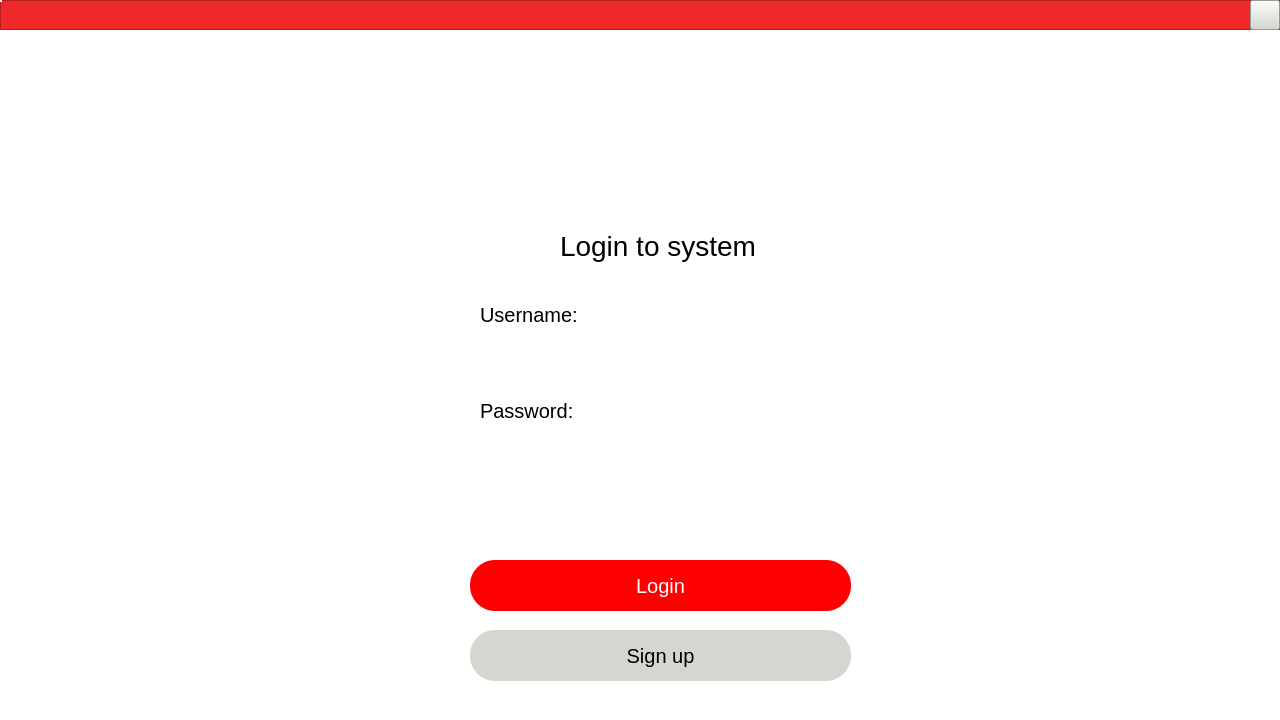
<?xml version="1.0" encoding="UTF-8"?>
<ui version="4.0">
 <class>LoginWidget</class>
 <widget class="QWidget" name="LoginWidget">
  <property name="enabled">
   <bool>true</bool>
  </property>
  <property name="geometry">
   <rect>
    <x>0</x>
    <y>0</y>
    <width>1280</width>
    <height>720</height>
   </rect>
  </property>
  <property name="windowTitle">
   <string>login interface</string>
  </property>
  <property name="windowIcon">
   <iconset>
    <normaloff>:/resource/ico/QQ.png</normaloff>:/resource/ico/QQ.png</iconset>
  </property>
  <property name="styleSheet">
   <string notr="true">background-color:rgb(255, 255, 255);
padding:0;
</string>
  </property>
  <widget class="QStackedWidget" name="stackedWidget">
   <property name="geometry">
    <rect>
     <x>0</x>
     <y>0</y>
     <width>1280</width>
     <height>720</height>
    </rect>
   </property>
   <property name="currentIndex">
    <number>1</number>
   </property>
   <widget class="QWidget" name="robotConnect">
    <layout class="QVBoxLayout" name="verticalLayout_2">
     <property name="spacing">
      <number>0</number>
     </property>
     <property name="leftMargin">
      <number>0</number>
     </property>
     <property name="topMargin">
      <number>0</number>
     </property>
     <property name="rightMargin">
      <number>0</number>
     </property>
     <property name="bottomMargin">
      <number>0</number>
     </property>
     <item>
      <widget class="QWidget" name="widgetBody" native="true">
       <property name="minimumSize">
        <size>
         <width>600</width>
         <height>300</height>
        </size>
       </property>
       <property name="maximumSize">
        <size>
         <width>99999</width>
         <height>99999</height>
        </size>
       </property>
       <widget class="QLabel" name="label">
        <property name="geometry">
         <rect>
          <x>0</x>
          <y>30</y>
          <width>1280</width>
          <height>690</height>
         </rect>
        </property>
        <property name="styleSheet">
         <string notr="true">border-image: url(:/background/data/background/aet_backgound.jpeg);</string>
        </property>
        <property name="text">
         <string/>
        </property>
       </widget>
       <widget class="QFrame" name="frame">
        <property name="geometry">
         <rect>
          <x>0</x>
          <y>0</y>
          <width>1280</width>
          <height>30</height>
         </rect>
        </property>
        <property name="styleSheet">
         <string notr="true">background-color: rgb(239, 41, 41);</string>
        </property>
        <property name="frameShape">
         <enum>QFrame::StyledPanel</enum>
        </property>
        <property name="frameShadow">
         <enum>QFrame::Raised</enum>
        </property>
        <widget class="QPushButton" name="btnWinClose_3">
         <property name="geometry">
          <rect>
           <x>1250</x>
           <y>0</y>
           <width>31</width>
           <height>31</height>
          </rect>
         </property>
         <property name="styleSheet">
          <string notr="true">background-color: rgb(211, 215, 207);</string>
         </property>
         <property name="text">
          <string/>
         </property>
        </widget>
       </widget>
       <widget class="QFrame" name="frame_2">
        <property name="geometry">
         <rect>
          <x>430</x>
          <y>190</y>
          <width>431</width>
          <height>431</height>
         </rect>
        </property>
        <property name="styleSheet">
         <string notr="true">border-radius: 15px;</string>
        </property>
        <property name="frameShape">
         <enum>QFrame::StyledPanel</enum>
        </property>
        <property name="frameShadow">
         <enum>QFrame::Raised</enum>
        </property>
        <widget class="QLabel" name="label_6">
         <property name="geometry">
          <rect>
           <x>50</x>
           <y>30</y>
           <width>131</width>
           <height>41</height>
          </rect>
         </property>
         <property name="font">
          <font>
           <pointsize>15</pointsize>
          </font>
         </property>
         <property name="styleSheet">
          <string notr="true"/>
         </property>
         <property name="text">
          <string>Master node:</string>
         </property>
        </widget>
        <widget class="QLineEdit" name="lineEditMasterIp">
         <property name="geometry">
          <rect>
           <x>50</x>
           <y>70</y>
           <width>331</width>
           <height>50</height>
          </rect>
         </property>
         <property name="minimumSize">
          <size>
           <width>0</width>
           <height>41</height>
          </size>
         </property>
         <property name="maximumSize">
          <size>
           <width>16777215</width>
           <height>50</height>
          </size>
         </property>
         <property name="font">
          <font>
           <pointsize>15</pointsize>
          </font>
         </property>
         <property name="focusPolicy">
          <enum>Qt::StrongFocus</enum>
         </property>
         <property name="styleSheet">
          <string notr="true">background-color: rgb(176, 249, 244);
border-bottom: 3px solid rgb(103, 229, 161);
border-radius: 0px;
padding-left: 12px;</string>
         </property>
         <property name="text">
          <string>http://127.0.0.1:11311</string>
         </property>
         <property name="placeholderText">
          <string>master node address</string>
         </property>
        </widget>
        <widget class="QLabel" name="label_7">
         <property name="geometry">
          <rect>
           <x>50</x>
           <y>120</y>
           <width>91</width>
           <height>41</height>
          </rect>
         </property>
         <property name="font">
          <font>
           <pointsize>15</pointsize>
          </font>
         </property>
         <property name="styleSheet">
          <string notr="true"/>
         </property>
         <property name="text">
          <string>Local IP:</string>
         </property>
        </widget>
        <widget class="QLineEdit" name="lineEditRosIp">
         <property name="geometry">
          <rect>
           <x>50</x>
           <y>160</y>
           <width>332</width>
           <height>50</height>
          </rect>
         </property>
         <property name="minimumSize">
          <size>
           <width>0</width>
           <height>41</height>
          </size>
         </property>
         <property name="maximumSize">
          <size>
           <width>16777215</width>
           <height>50</height>
          </size>
         </property>
         <property name="font">
          <font>
           <pointsize>15</pointsize>
          </font>
         </property>
         <property name="styleSheet">
          <string notr="true">background-color: rgb(176, 249, 244);
border-bottom: 3px solid rgb(103, 229, 161);
border-radius: 0px;
padding-left: 12px;</string>
         </property>
         <property name="text">
          <string>127.0.0.1</string>
         </property>
         <property name="echoMode">
          <enum>QLineEdit::Normal</enum>
         </property>
         <property name="placeholderText">
          <string>local address</string>
         </property>
        </widget>
        <widget class="QCheckBox" name="checkBoxAutoLogin">
         <property name="geometry">
          <rect>
           <x>50</x>
           <y>230</y>
           <width>161</width>
           <height>31</height>
          </rect>
         </property>
         <property name="font">
          <font>
           <pointsize>15</pointsize>
          </font>
         </property>
         <property name="cursor">
          <cursorShape>PointingHandCursor</cursorShape>
         </property>
         <property name="styleSheet">
          <string notr="true"/>
         </property>
         <property name="text">
          <string>Auto connect</string>
         </property>
         <property name="checked">
          <bool>false</bool>
         </property>
        </widget>
        <widget class="QPushButton" name="pushButton_auto">
         <property name="geometry">
          <rect>
           <x>220</x>
           <y>230</y>
           <width>161</width>
           <height>31</height>
          </rect>
         </property>
         <property name="minimumSize">
          <size>
           <width>0</width>
           <height>0</height>
          </size>
         </property>
         <property name="font">
          <font>
           <pointsize>15</pointsize>
          </font>
         </property>
         <property name="cursor">
          <cursorShape>PointingHandCursor</cursorShape>
         </property>
         <property name="styleSheet">
          <string notr="true">background-color: rgb(186, 189, 182);
border-radius: 15px;</string>
         </property>
         <property name="text">
          <string>Detect IP</string>
         </property>
        </widget>
        <widget class="QPushButton" name="btnLogin">
         <property name="geometry">
          <rect>
           <x>50</x>
           <y>290</y>
           <width>331</width>
           <height>51</height>
          </rect>
         </property>
         <property name="minimumSize">
          <size>
           <width>0</width>
           <height>0</height>
          </size>
         </property>
         <property name="maximumSize">
          <size>
           <width>999999</width>
           <height>999999</height>
          </size>
         </property>
         <property name="font">
          <font>
           <pointsize>15</pointsize>
          </font>
         </property>
         <property name="cursor">
          <cursorShape>PointingHandCursor</cursorShape>
         </property>
         <property name="focusPolicy">
          <enum>Qt::NoFocus</enum>
         </property>
         <property name="toolTip">
          <string>connect</string>
         </property>
         <property name="styleSheet">
          <string notr="true">background-color: qlineargradient(spread:reflect, x1:0, y1:0, x2:1, y2:0, stop:0 rgba(68, 107, 213, 255), stop:1 rgba(62, 255, 124, 255));
color: white;
border-radius: 25px;</string>
         </property>
         <property name="text">
          <string>CONNECT</string>
         </property>
        </widget>
        <widget class="QPushButton" name="btnSignOut">
         <property name="geometry">
          <rect>
           <x>50</x>
           <y>350</y>
           <width>331</width>
           <height>51</height>
          </rect>
         </property>
         <property name="minimumSize">
          <size>
           <width>0</width>
           <height>41</height>
          </size>
         </property>
         <property name="font">
          <font>
           <pointsize>15</pointsize>
          </font>
         </property>
         <property name="styleSheet">
          <string notr="true">background-color: rgb(211, 215, 207);
border-radius: 25px;
</string>
         </property>
         <property name="text">
          <string>Sign out</string>
         </property>
        </widget>
       </widget>
       <widget class="QPushButton" name="createUserAsAdmin_btn">
        <property name="geometry">
         <rect>
          <x>30</x>
          <y>640</y>
          <width>221</width>
          <height>51</height>
         </rect>
        </property>
        <property name="font">
         <font>
          <pointsize>15</pointsize>
         </font>
        </property>
        <property name="styleSheet">
         <string notr="true">background-color: qlineargradient(spread:pad, x1:0, y1:0, x2:1, y2:0.3125, stop:0 rgba(245, 121, 0, 255), stop:1 rgba(252, 233, 79, 255));
border-radius: 25px;</string>
        </property>
        <property name="text">
         <string>Create User as Admin</string>
        </property>
       </widget>
      </widget>
     </item>
    </layout>
   </widget>
   <widget class="QWidget" name="newUnserLogin">
    <widget class="QWidget" name="widget_3" native="true">
     <property name="enabled">
      <bool>true</bool>
     </property>
     <property name="geometry">
      <rect>
       <x>0</x>
       <y>0</y>
       <width>1280</width>
       <height>720</height>
      </rect>
     </property>
     <property name="styleSheet">
      <string notr="true"/>
     </property>
     <widget class="QPushButton" name="loginButton_2">
      <property name="geometry">
       <rect>
        <x>470</x>
        <y>560</y>
        <width>381</width>
        <height>51</height>
       </rect>
      </property>
      <property name="font">
       <font>
        <pointsize>15</pointsize>
       </font>
      </property>
      <property name="styleSheet">
       <string notr="true">background-color: red;
border-radius: 25px;
color: white;
</string>
      </property>
      <property name="text">
       <string>Login</string>
      </property>
     </widget>
     <widget class="QPushButton" name="createButton_3">
      <property name="geometry">
       <rect>
        <x>470</x>
        <y>630</y>
        <width>381</width>
        <height>51</height>
       </rect>
      </property>
      <property name="font">
       <font>
        <pointsize>15</pointsize>
       </font>
      </property>
      <property name="styleSheet">
       <string notr="true">background-color: rgb(211, 215, 207);
border-radius: 25px;
</string>
      </property>
      <property name="text">
       <string>Sign up</string>
      </property>
     </widget>
     <widget class="QLineEdit" name="lineEdit">
      <property name="geometry">
       <rect>
        <x>470</x>
        <y>430</y>
        <width>381</width>
        <height>51</height>
       </rect>
      </property>
      <property name="font">
       <font>
        <pointsize>15</pointsize>
       </font>
      </property>
      <property name="styleSheet">
       <string notr="true">border-radius: 25px;
padding-left: 12px;</string>
      </property>
      <property name="echoMode">
       <enum>QLineEdit::Password</enum>
      </property>
     </widget>
     <widget class="QLineEdit" name="username">
      <property name="geometry">
       <rect>
        <x>470</x>
        <y>330</y>
        <width>381</width>
        <height>51</height>
       </rect>
      </property>
      <property name="font">
       <font>
        <pointsize>15</pointsize>
       </font>
      </property>
      <property name="styleSheet">
       <string notr="true">border-radius: 25px;
padding-left: 12px;</string>
      </property>
      <property name="text">
       <string/>
      </property>
     </widget>
     <widget class="QLabel" name="logo_background_2">
      <property name="geometry">
       <rect>
        <x>0</x>
        <y>0</y>
        <width>1280</width>
        <height>720</height>
       </rect>
      </property>
      <property name="cursor">
       <cursorShape>ArrowCursor</cursorShape>
      </property>
      <property name="styleSheet">
       <string notr="true">border-image: url(:/background/data/background/viettel_background.jpg);
</string>
      </property>
      <property name="text">
       <string/>
      </property>
     </widget>
     <widget class="QFrame" name="frame_7">
      <property name="geometry">
       <rect>
        <x>550</x>
        <y>200</y>
        <width>231</width>
        <height>91</height>
       </rect>
      </property>
      <property name="toolTip">
       <string/>
      </property>
      <property name="styleSheet">
       <string notr="true">background-color: qlineargradient(spread:pad, x1:0, y1:0, x2:1, y2:1, stop:1 rgba(0, 0, 0, 0));</string>
      </property>
      <property name="frameShape">
       <enum>QFrame::NoFrame</enum>
      </property>
      <property name="frameShadow">
       <enum>QFrame::Raised</enum>
      </property>
      <widget class="QLabel" name="label_11">
       <property name="geometry">
        <rect>
         <x>10</x>
         <y>10</y>
         <width>211</width>
         <height>71</height>
        </rect>
       </property>
       <property name="font">
        <font>
         <pointsize>21</pointsize>
         <bold>false</bold>
         <underline>false</underline>
        </font>
       </property>
       <property name="text">
        <string>Login to system</string>
       </property>
      </widget>
     </widget>
     <widget class="QFrame" name="frame_8">
      <property name="geometry">
       <rect>
        <x>510</x>
        <y>50</y>
        <width>311</width>
        <height>131</height>
       </rect>
      </property>
      <property name="styleSheet">
       <string notr="true">background-color: qlineargradient(spread:pad, x1:0, y1:0, x2:1, y2:1, stop:1 rgba(0, 0, 0, 0));</string>
      </property>
      <property name="frameShape">
       <enum>QFrame::NoFrame</enum>
      </property>
      <property name="frameShadow">
       <enum>QFrame::Raised</enum>
      </property>
      <widget class="QLabel" name="label_12">
       <property name="geometry">
        <rect>
         <x>0</x>
         <y>20</y>
         <width>291</width>
         <height>101</height>
        </rect>
       </property>
       <property name="styleSheet">
        <string notr="true">border-image: url(:/image/data/images/aet_backgound.jpeg);</string>
       </property>
       <property name="text">
        <string/>
       </property>
      </widget>
     </widget>
     <widget class="QFrame" name="frame_9">
      <property name="geometry">
       <rect>
        <x>470</x>
        <y>289</y>
        <width>131</width>
        <height>61</height>
       </rect>
      </property>
      <property name="toolTip">
       <string/>
      </property>
      <property name="styleSheet">
       <string notr="true">background-color: qlineargradient(spread:pad, x1:0, y1:0, x2:1, y2:1, stop:1 rgba(0, 0, 0, 0));</string>
      </property>
      <property name="frameShape">
       <enum>QFrame::NoFrame</enum>
      </property>
      <property name="frameShadow">
       <enum>QFrame::Raised</enum>
      </property>
      <widget class="QLabel" name="label_13">
       <property name="geometry">
        <rect>
         <x>10</x>
         <y>0</y>
         <width>101</width>
         <height>51</height>
        </rect>
       </property>
       <property name="font">
        <font>
         <pointsize>15</pointsize>
        </font>
       </property>
       <property name="text">
        <string>Username:</string>
       </property>
      </widget>
     </widget>
     <widget class="QFrame" name="frame_10">
      <property name="geometry">
       <rect>
        <x>470</x>
        <y>380</y>
        <width>111</width>
        <height>61</height>
       </rect>
      </property>
      <property name="toolTip">
       <string/>
      </property>
      <property name="styleSheet">
       <string notr="true">background-color: qlineargradient(spread:pad, x1:0, y1:0, x2:1, y2:1, stop:1 rgba(0, 0, 0, 0));</string>
      </property>
      <property name="frameShape">
       <enum>QFrame::NoFrame</enum>
      </property>
      <property name="frameShadow">
       <enum>QFrame::Raised</enum>
      </property>
      <widget class="QLabel" name="label_14">
       <property name="geometry">
        <rect>
         <x>10</x>
         <y>10</y>
         <width>111</width>
         <height>41</height>
        </rect>
       </property>
       <property name="font">
        <font>
         <pointsize>15</pointsize>
        </font>
       </property>
       <property name="text">
        <string>Password:</string>
       </property>
      </widget>
     </widget>
     <widget class="QFrame" name="frame_11">
      <property name="geometry">
       <rect>
        <x>0</x>
        <y>0</y>
        <width>1280</width>
        <height>30</height>
       </rect>
      </property>
      <property name="styleSheet">
       <string notr="true">background-color: rgb(239, 41, 41);</string>
      </property>
      <property name="frameShape">
       <enum>QFrame::StyledPanel</enum>
      </property>
      <property name="frameShadow">
       <enum>QFrame::Raised</enum>
      </property>
      <widget class="QPushButton" name="btnWinClose_4">
       <property name="geometry">
        <rect>
         <x>1250</x>
         <y>0</y>
         <width>30</width>
         <height>30</height>
        </rect>
       </property>
       <property name="styleSheet">
        <string notr="true">background-color: rgb(211, 215, 207);</string>
       </property>
       <property name="text">
        <string/>
       </property>
      </widget>
     </widget>
     <zorder>logo_background_2</zorder>
     <zorder>loginButton_2</zorder>
     <zorder>createButton_3</zorder>
     <zorder>lineEdit</zorder>
     <zorder>username</zorder>
     <zorder>frame_7</zorder>
     <zorder>frame_8</zorder>
     <zorder>frame_9</zorder>
     <zorder>frame_10</zorder>
     <zorder>frame_11</zorder>
    </widget>
   </widget>
   <widget class="QWidget" name="creatUser_widget">
    <widget class="QWidget" name="widget_2" native="true">
     <property name="geometry">
      <rect>
       <x>0</x>
       <y>0</y>
       <width>1280</width>
       <height>720</height>
      </rect>
     </property>
     <widget class="QPushButton" name="closeButton">
      <property name="geometry">
       <rect>
        <x>470</x>
        <y>630</y>
        <width>381</width>
        <height>51</height>
       </rect>
      </property>
      <property name="font">
       <font>
        <pointsize>15</pointsize>
       </font>
      </property>
      <property name="styleSheet">
       <string notr="true">background-color: rgb(211, 215, 207);
border-radius: 25px;</string>
      </property>
      <property name="text">
       <string>Close</string>
      </property>
     </widget>
     <widget class="QLineEdit" name="nameInput">
      <property name="geometry">
       <rect>
        <x>470</x>
        <y>330</y>
        <width>381</width>
        <height>51</height>
       </rect>
      </property>
      <property name="font">
       <font>
        <pointsize>15</pointsize>
       </font>
      </property>
      <property name="styleSheet">
       <string notr="true">border-radius: 25px;
padding-left: 12px;</string>
      </property>
      <property name="text">
       <string/>
      </property>
     </widget>
     <widget class="QLineEdit" name="passInput">
      <property name="geometry">
       <rect>
        <x>470</x>
        <y>430</y>
        <width>381</width>
        <height>51</height>
       </rect>
      </property>
      <property name="font">
       <font>
        <pointsize>15</pointsize>
       </font>
      </property>
      <property name="styleSheet">
       <string notr="true">border-radius: 25px;
padding-left: 12px;</string>
      </property>
      <property name="inputMethodHints">
       <set>Qt::ImhHiddenText|Qt::ImhNoAutoUppercase|Qt::ImhNoPredictiveText|Qt::ImhSensitiveData</set>
      </property>
      <property name="echoMode">
       <enum>QLineEdit::Password</enum>
      </property>
     </widget>
     <widget class="QLabel" name="createUser_background">
      <property name="geometry">
       <rect>
        <x>0</x>
        <y>0</y>
        <width>1280</width>
        <height>720</height>
       </rect>
      </property>
      <property name="font">
       <font>
        <pointsize>15</pointsize>
       </font>
      </property>
      <property name="styleSheet">
       <string notr="true">border-image: url(:/background/data/background/aet_backgound.jpeg);</string>
      </property>
      <property name="text">
       <string/>
      </property>
     </widget>
     <widget class="QFrame" name="frame_6">
      <property name="geometry">
       <rect>
        <x>0</x>
        <y>0</y>
        <width>1280</width>
        <height>30</height>
       </rect>
      </property>
      <property name="styleSheet">
       <string notr="true">background-color: rgb(239, 41, 41);</string>
      </property>
      <property name="frameShape">
       <enum>QFrame::StyledPanel</enum>
      </property>
      <property name="frameShadow">
       <enum>QFrame::Raised</enum>
      </property>
      <widget class="QPushButton" name="btnWinClose_2">
       <property name="geometry">
        <rect>
         <x>1250</x>
         <y>0</y>
         <width>30</width>
         <height>30</height>
        </rect>
       </property>
       <property name="styleSheet">
        <string notr="true">background-color: rgb(211, 215, 207);</string>
       </property>
       <property name="text">
        <string/>
       </property>
      </widget>
     </widget>
     <widget class="QFrame" name="frame_12">
      <property name="geometry">
       <rect>
        <x>510</x>
        <y>50</y>
        <width>311</width>
        <height>131</height>
       </rect>
      </property>
      <property name="styleSheet">
       <string notr="true">background-color: qlineargradient(spread:pad, x1:0, y1:0, x2:1, y2:1, stop:1 rgba(0, 0, 0, 0));</string>
      </property>
      <property name="frameShape">
       <enum>QFrame::NoFrame</enum>
      </property>
      <property name="frameShadow">
       <enum>QFrame::Raised</enum>
      </property>
      <widget class="QLabel" name="label_15">
       <property name="geometry">
        <rect>
         <x>0</x>
         <y>20</y>
         <width>291</width>
         <height>101</height>
        </rect>
       </property>
       <property name="styleSheet">
        <string notr="true">border-image: url(:/image/data/images/aet_backgound.jpeg);</string>
       </property>
       <property name="text">
        <string/>
       </property>
      </widget>
     </widget>
     <widget class="QPushButton" name="createButton_2">
      <property name="geometry">
       <rect>
        <x>470</x>
        <y>560</y>
        <width>381</width>
        <height>51</height>
       </rect>
      </property>
      <property name="font">
       <font>
        <pointsize>15</pointsize>
       </font>
      </property>
      <property name="styleSheet">
       <string notr="true">background-color: red;
border-radius: 25px;
color: white;
</string>
      </property>
      <property name="text">
       <string>Create</string>
      </property>
     </widget>
     <widget class="QFrame" name="frame_13">
      <property name="geometry">
       <rect>
        <x>520</x>
        <y>200</y>
        <width>271</width>
        <height>91</height>
       </rect>
      </property>
      <property name="toolTip">
       <string/>
      </property>
      <property name="styleSheet">
       <string notr="true">background-color: qlineargradient(spread:pad, x1:0, y1:0, x2:1, y2:1, stop:1 rgba(0, 0, 0, 0));</string>
      </property>
      <property name="frameShape">
       <enum>QFrame::NoFrame</enum>
      </property>
      <property name="frameShadow">
       <enum>QFrame::Raised</enum>
      </property>
      <widget class="QLabel" name="label_16">
       <property name="geometry">
        <rect>
         <x>10</x>
         <y>10</y>
         <width>251</width>
         <height>71</height>
        </rect>
       </property>
       <property name="font">
        <font>
         <pointsize>21</pointsize>
         <bold>false</bold>
         <underline>false</underline>
        </font>
       </property>
       <property name="text">
        <string>Create new account</string>
       </property>
      </widget>
     </widget>
     <widget class="QFrame" name="frame_14">
      <property name="geometry">
       <rect>
        <x>470</x>
        <y>289</y>
        <width>131</width>
        <height>51</height>
       </rect>
      </property>
      <property name="toolTip">
       <string/>
      </property>
      <property name="styleSheet">
       <string notr="true">background-color: qlineargradient(spread:pad, x1:0, y1:0, x2:1, y2:1, stop:1 rgba(0, 0, 0, 0));</string>
      </property>
      <property name="frameShape">
       <enum>QFrame::NoFrame</enum>
      </property>
      <property name="frameShadow">
       <enum>QFrame::Raised</enum>
      </property>
      <widget class="QLabel" name="label_17">
       <property name="geometry">
        <rect>
         <x>10</x>
         <y>0</y>
         <width>101</width>
         <height>51</height>
        </rect>
       </property>
       <property name="font">
        <font>
         <pointsize>15</pointsize>
        </font>
       </property>
       <property name="text">
        <string>Username:</string>
       </property>
      </widget>
     </widget>
     <widget class="QFrame" name="frame_15">
      <property name="geometry">
       <rect>
        <x>470</x>
        <y>380</y>
        <width>111</width>
        <height>61</height>
       </rect>
      </property>
      <property name="toolTip">
       <string/>
      </property>
      <property name="styleSheet">
       <string notr="true">background-color: qlineargradient(spread:pad, x1:0, y1:0, x2:1, y2:1, stop:1 rgba(0, 0, 0, 0));</string>
      </property>
      <property name="frameShape">
       <enum>QFrame::NoFrame</enum>
      </property>
      <property name="frameShadow">
       <enum>QFrame::Raised</enum>
      </property>
      <widget class="QLabel" name="label_18">
       <property name="geometry">
        <rect>
         <x>10</x>
         <y>10</y>
         <width>111</width>
         <height>41</height>
        </rect>
       </property>
       <property name="font">
        <font>
         <pointsize>15</pointsize>
        </font>
       </property>
       <property name="text">
        <string>Password:</string>
       </property>
      </widget>
     </widget>
     <widget class="QComboBox" name="comboBox">
      <property name="geometry">
       <rect>
        <x>660</x>
        <y>500</y>
        <width>191</width>
        <height>41</height>
       </rect>
      </property>
      <property name="font">
       <font>
        <pointsize>15</pointsize>
       </font>
      </property>
      <property name="styleSheet">
       <string notr="true">padding-left: 10px;</string>
      </property>
      <property name="maxVisibleItems">
       <number>15</number>
      </property>
      <item>
       <property name="text">
        <string>customer</string>
       </property>
      </item>
      <item>
       <property name="text">
        <string>admin</string>
       </property>
      </item>
     </widget>
     <widget class="QFrame" name="frame_16">
      <property name="geometry">
       <rect>
        <x>470</x>
        <y>490</y>
        <width>191</width>
        <height>61</height>
       </rect>
      </property>
      <property name="toolTip">
       <string/>
      </property>
      <property name="styleSheet">
       <string notr="true">background-color: qlineargradient(spread:pad, x1:0, y1:0, x2:1, y2:1, stop:1 rgba(0, 0, 0, 0));</string>
      </property>
      <property name="frameShape">
       <enum>QFrame::NoFrame</enum>
      </property>
      <property name="frameShadow">
       <enum>QFrame::Raised</enum>
      </property>
      <widget class="QLabel" name="label_19">
       <property name="geometry">
        <rect>
         <x>10</x>
         <y>10</y>
         <width>181</width>
         <height>41</height>
        </rect>
       </property>
       <property name="font">
        <font>
         <pointsize>15</pointsize>
        </font>
       </property>
       <property name="text">
        <string>Create account as: </string>
       </property>
      </widget>
     </widget>
     <zorder>createUser_background</zorder>
     <zorder>frame_6</zorder>
     <zorder>closeButton</zorder>
     <zorder>nameInput</zorder>
     <zorder>passInput</zorder>
     <zorder>frame_12</zorder>
     <zorder>createButton_2</zorder>
     <zorder>frame_13</zorder>
     <zorder>frame_14</zorder>
     <zorder>frame_15</zorder>
     <zorder>comboBox</zorder>
     <zorder>frame_16</zorder>
    </widget>
   </widget>
   <widget class="QWidget" name="userLogin">
    <property name="styleSheet">
     <string notr="true"/>
    </property>
    <layout class="QVBoxLayout" name="verticalLayout_9">
     <property name="spacing">
      <number>0</number>
     </property>
     <property name="leftMargin">
      <number>1</number>
     </property>
     <property name="topMargin">
      <number>1</number>
     </property>
     <property name="rightMargin">
      <number>1</number>
     </property>
     <property name="bottomMargin">
      <number>1</number>
     </property>
    </layout>
   </widget>
  </widget>
  <widget class="QWidget" name="layoutWidget">
   <property name="geometry">
    <rect>
     <x>0</x>
     <y>0</y>
     <width>2</width>
     <height>2</height>
    </rect>
   </property>
   <layout class="QHBoxLayout" name="horizontalLayout_25"/>
  </widget>
 </widget>
 <resources/>
 <connections/>
</ui>
